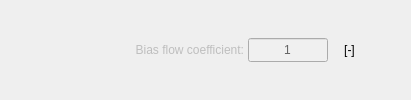
                   <widget class="QFrame" name="frame_13">
                    <property name="frameShape">
                     <enum>QFrame::NoFrame</enum>
                    </property>
                    <property name="frameShadow">
                     <enum>QFrame::Raised</enum>
                    </property>
                    <layout class="QGridLayout" name="gridLayout_17">
                     <property name="leftMargin">
                      <number>4</number>
                     </property>
                     <property name="topMargin">
                      <number>4</number>
                     </property>
                     <property name="rightMargin">
                      <number>4</number>
                     </property>
                     <property name="bottomMargin">
                      <number>4</number>
                     </property>
                     <property name="spacing">
                      <number>4</number>
                     </property>
                     <item row="0" column="0">
                      <spacer name="horizontalSpacer_21">
                       <property name="orientation">
                        <enum>Qt::Horizontal</enum>
                       </property>
                       <property name="sizeHint" stdset="0">
                        <size>
                         <width>40</width>
                         <height>20</height>
                        </size>
                       </property>
                      </spacer>
                     </item>
                     <item row="0" column="3">
                      <widget class="QLabel" name="label_28">
                       <property name="sizePolicy">
                        <sizepolicy hsizetype="Preferred" vsizetype="Preferred">
                         <horstretch>0</horstretch>
                         <verstretch>0</verstretch>
                        </sizepolicy>
                       </property>
                       <property name="minimumSize">
                        <size>
                         <width>35</width>
                         <height>25</height>
                        </size>
                       </property>
                       <property name="maximumSize">
                        <size>
                         <width>35</width>
                         <height>25</height>
                        </size>
                       </property>
                       <property name="text">
                        <string>[-]</string>
                       </property>
                       <property name="alignment">
                        <set>Qt::AlignCenter</set>
                       </property>
                      </widget>
                     </item>
                     <item row="0" column="1">
                      <widget class="QLabel" name="label_bias">
                       <property name="enabled">
                        <bool>false</bool>
                       </property>
                       <property name="sizePolicy">
                        <sizepolicy hsizetype="Preferred" vsizetype="Preferred">
                         <horstretch>0</horstretch>
                         <verstretch>0</verstretch>
                        </sizepolicy>
                       </property>
                       <property name="minimumSize">
                        <size>
                         <width>200</width>
                         <height>26</height>
                        </size>
                       </property>
                       <property name="maximumSize">
                        <size>
                         <width>200</width>
                         <height>26</height>
                        </size>
                       </property>
                       <property name="text">
                        <string>Bias flow coefficient:</string>
                       </property>
                       <property name="alignment">
                        <set>Qt::AlignRight|Qt::AlignTrailing|Qt::AlignVCenter</set>
                       </property>
                      </widget>
                     </item>
                     <item row="0" column="2">
                      <widget class="QLineEdit" name="lineEdit_bias">
                       <property name="enabled">
                        <bool>false</bool>
                       </property>
                       <property name="sizePolicy">
                        <sizepolicy hsizetype="Fixed" vsizetype="Fixed">
                         <horstretch>0</horstretch>
                         <verstretch>0</verstretch>
                        </sizepolicy>
                       </property>
                       <property name="minimumSize">
                        <size>
                         <width>80</width>
                         <height>24</height>
                        </size>
                       </property>
                       <property name="maximumSize">
                        <size>
                         <width>80</width>
                         <height>24</height>
                        </size>
                       </property>
                       <property name="palette">
                        <palette>
                         <active>
                          <colorrole role="WindowText">
                           <brush brushstyle="SolidPattern">
                            <color alpha="255">
                             <red>0</red>
                             <green>0</green>
                             <blue>0</blue>
                            </color>
                           </brush>
                          </colorrole>
                          <colorrole role="Button">
                           <brush brushstyle="SolidPattern">
                            <color alpha="255">
                             <red>250</red>
                             <green>250</green>
                             <blue>250</blue>
                            </color>
                           </brush>
                          </colorrole>
                          <colorrole role="Text">
                           <brush brushstyle="SolidPattern">
                            <color alpha="255">
                             <red>0</red>
                             <green>0</green>
                             <blue>0</blue>
                            </color>
                           </brush>
                          </colorrole>
                          <colorrole role="ButtonText">
                           <brush brushstyle="SolidPattern">
                            <color alpha="255">
                             <red>0</red>
                             <green>0</green>
                             <blue>0</blue>
                            </color>
                           </brush>
                          </colorrole>
                          <colorrole role="Base">
                           <brush brushstyle="SolidPattern">
                            <color alpha="255">
                             <red>250</red>
                             <green>250</green>
                             <blue>250</blue>
                            </color>
                           </brush>
                          </colorrole>
                          <colorrole role="Window">
                           <brush brushstyle="SolidPattern">
                            <color alpha="255">
                             <red>250</red>
                             <green>250</green>
                             <blue>250</blue>
                            </color>
                           </brush>
                          </colorrole>
                         </active>
                         <inactive>
                          <colorrole role="WindowText">
                           <brush brushstyle="SolidPattern">
                            <color alpha="255">
                             <red>0</red>
                             <green>0</green>
                             <blue>0</blue>
                            </color>
                           </brush>
                          </colorrole>
                          <colorrole role="Button">
                           <brush brushstyle="SolidPattern">
                            <color alpha="255">
                             <red>250</red>
                             <green>250</green>
                             <blue>250</blue>
                            </color>
                           </brush>
                          </colorrole>
                          <colorrole role="Text">
                           <brush brushstyle="SolidPattern">
                            <color alpha="255">
                             <red>0</red>
                             <green>0</green>
                             <blue>0</blue>
                            </color>
                           </brush>
                          </colorrole>
                          <colorrole role="ButtonText">
                           <brush brushstyle="SolidPattern">
                            <color alpha="255">
                             <red>0</red>
                             <green>0</green>
                             <blue>0</blue>
                            </color>
                           </brush>
                          </colorrole>
                          <colorrole role="Base">
                           <brush brushstyle="SolidPattern">
                            <color alpha="255">
                             <red>250</red>
                             <green>250</green>
                             <blue>250</blue>
                            </color>
                           </brush>
                          </colorrole>
                          <colorrole role="Window">
                           <brush brushstyle="SolidPattern">
                            <color alpha="255">
                             <red>250</red>
                             <green>250</green>
                             <blue>250</blue>
                            </color>
                           </brush>
                          </colorrole>
                         </inactive>
                         <disabled>
                          <colorrole role="WindowText">
                           <brush brushstyle="SolidPattern">
                            <color alpha="255">
                             <red>100</red>
                             <green>100</green>
                             <blue>100</blue>
                            </color>
                           </brush>
                          </colorrole>
                          <colorrole role="Button">
                           <brush brushstyle="SolidPattern">
                            <color alpha="255">
                             <red>240</red>
                             <green>240</green>
                             <blue>240</blue>
                            </color>
                           </brush>
                          </colorrole>
                          <colorrole role="Text">
                           <brush brushstyle="SolidPattern">
                            <color alpha="255">
                             <red>100</red>
                             <green>100</green>
                             <blue>100</blue>
                            </color>
                           </brush>
                          </colorrole>
                          <colorrole role="ButtonText">
                           <brush brushstyle="SolidPattern">
                            <color alpha="255">
                             <red>100</red>
                             <green>100</green>
                             <blue>100</blue>
                            </color>
                           </brush>
                          </colorrole>
                          <colorrole role="Base">
                           <brush brushstyle="SolidPattern">
                            <color alpha="255">
                             <red>240</red>
                             <green>240</green>
                             <blue>240</blue>
                            </color>
                           </brush>
                          </colorrole>
                          <colorrole role="Window">
                           <brush brushstyle="SolidPattern">
                            <color alpha="255">
                             <red>240</red>
                             <green>240</green>
                             <blue>240</blue>
                            </color>
                           </brush>
                          </colorrole>
                         </disabled>
                        </palette>
                       </property>
                       <property name="styleSheet">
                        <string notr="true">QLineEdit{color: rgb(0, 0, 0); background-color: rgb(250, 250, 250)}
QLineEdit:disabled{color: rgb(100, 100, 100); background-color: rgb(240, 240, 240)}</string>
                       </property>
                       <property name="text">
                        <string>1</string>
                       </property>
                       <property name="alignment">
                        <set>Qt::AlignCenter</set>
                       </property>
                      </widget>
                     </item>
                     <item row="0" column="4">
                      <spacer name="horizontalSpacer_22">
                       <property name="orientation">
                        <enum>Qt::Horizontal</enum>
                       </property>
                       <property name="sizeHint" stdset="0">
                        <size>
                         <width>40</width>
                         <height>20</height>
                        </size>
                       </property>
                      </spacer>
                     </item>
                    </layout>
                   </widget>
